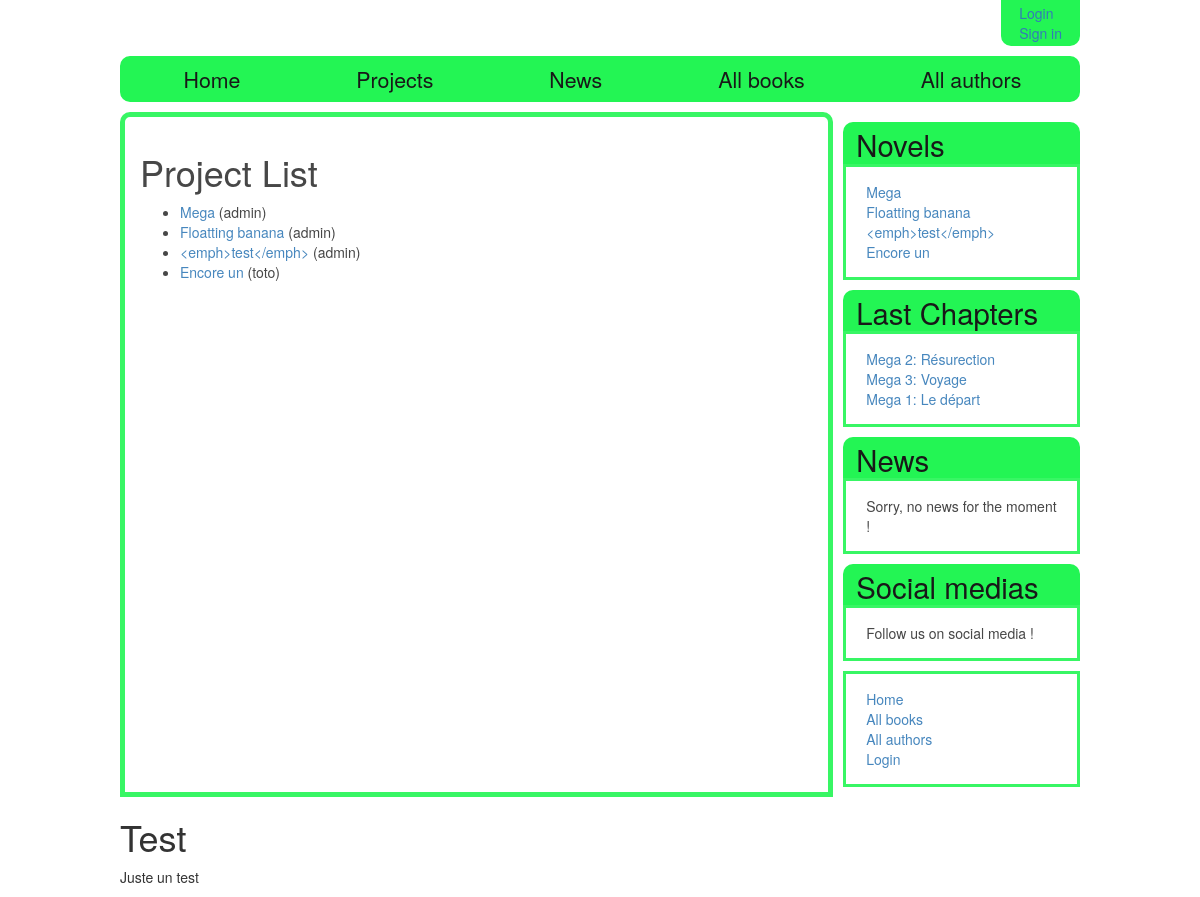
The page /charasite/projects/ on the database as committed earlier.
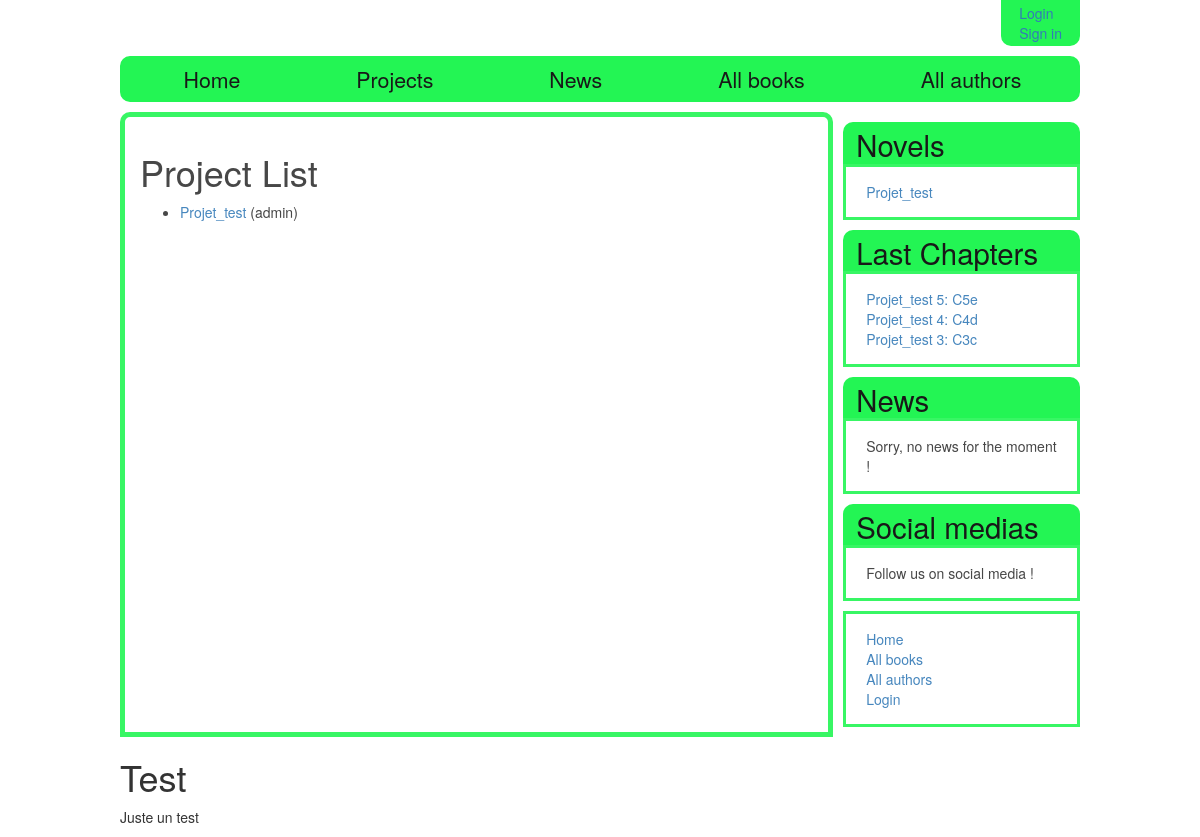
The same page on the database as committed later.
### charasite/models.py (models this page shows, shortened)
class Project(models.Model):
    name = models.CharField(max_length=200, help_text="Enter the name of your team")
    date_start = models.DateTimeField(auto_now_add = True)
    description = models.TextField(max_length=1000, null = True, blank = True, help_text="Enter a brief description of the project")
    is_public = models.BooleanField(help_text='Do you want the project to be referenced ?')
    owner = models.ForeignKey(User, on_delete=models.CASCADE)
    genre = models.ManyToManyField(Genre, help_text="Select a genre for this book")
    is_published = models.BooleanField(blank = True)
    def get_absolute_url(self):
        return reverse('project_detail', args=[str(self.id)])

class Chapter(models.Model):
    project = models.ForeignKey('Project', on_delete = models.CASCADE)
    repository = models.ForeignKey('Repository', on_delete = models.CASCADE)
    number = models.IntegerField(help_text = 'Number of the chapter')
    title = models.CharField(max_length=200, help_text="Enter the title of this chapter")
    prevChapter = models.ForeignKey('Chapter', null = True, blank = True, on_delete = models.SET_NULL, help_text="The previous chapter")
    summary = models.TextField(max_length=1000, null = True, blank = True, help_text="Enter a brief summary for this chapter")
    content = models.TextField(max_length=200000, null = True, blank = True, help_text="Your chapter")
    date_of_creation = models.DateTimeField(auto_now_add = True)
    date_of_last_edit = models.DateTimeField(auto_now = True)
    is_published = models.BooleanField(blank=True, default=False)
    def get_absolute_url(self):
        return reverse('chapter_detail', args=[str(self.id)])
    class Meta:
        ordering =['number']

### charasite/views.py (the view)
class ProjectListView(generic.ListView):
    model = Project
    paginate_by = 10
    def get_queryset(self):
        return Project.objects.filter(is_published=True)

### charasite/context_processors.py (called while the page is built)
def listproj_context_processor(request):
    return {
        'listproj': Project.objects.filter(is_published=True),
    }

def listnewchapter_context_processor(request):
    return {
        'listnewchap': Chapter.objects.filter(is_published=True).order_by('-date_of_last_edit')[:3],
    }

def listnewarticle_context_processor(request):
    return {
        'listnewarticle': Article.objects.filter(is_published=True).order_by('-date_of_last_edit')[:3],
    }

### charasite/templates/charasite/project_list.html
{% extends "basic_generic_readingspacev2.html" %}
{% block content %}
    <h1>Project List</h1>
    {% if project_list %}
    <ul>
      {% for project in project_list %}
      <li>
        <a href="{{ project.get_absolute_url }}">{{ project.name }}</a> ({{project.owner}})
      </li>
      {% endfor %}
    </ul>
    {% else %}
      <p>There are no project available.</p>
    {% endif %}
{% endblock %}

### charasite/templates/basic_generic_readingspacev2.html (shortened to what this page needs)
<!DOCTYPE html>
<html lang="en">
<head>
  <link rel="stylesheet" href="https://maxcdn.bootstrapcdn.com/bootstrap/3.3.7/css/bootstrap.min.css">
  {% load static %}
  <link rel="stylesheet" href="{% static 'css/styles.css' %}">
</head>
<body>
  <div class="entire_page">
  <header>
	<section class = "userid">
	  <ul>
	  {% if user.is_authenticated %}
        <li>User: {{ user.get_username }}</li>
	    <li><a href="{% url 'logout'%}?next={{request.path}}">Logout</a></li>
	  {% else %}
	    <li><a href="{% url 'login'%}?next={{request.path}}">Login</a></li>
		<li><a href="#">Sign in</a></li>
	  {% endif %}
	</section>
  </header>
  <nav>
	{% block navigation%}
    <ul>
	  <li><a href="{% url 'index' %}">Home</a></li>
	  <li><a href="{% url 'projects' %}">Projects</a></li>
	  <li><a href="{% url 'articles' %}">News</a></li>
	  <li><a href="{% url 'books' %}">All books</a></li>
	  <li><a href="">All authors</a></li>
	</ul>
	{% endblock%}
  </nav>
  <div class="main_page">
      <div class="content_block">
        {% block content %}{% endblock %}
      </div>
	  <div class="sidebar_objects">
        {% block sidebar %}
		<div class="sidebar_list_project">
		  {% block side_list_chapter %}
		    <h1><a href="{% url 'projects' %}">Novels</a></h1>
			<ul>
			{% for project in listproj %}
			  <li><a href="{{ project.get_absolute_url }}">{{ project.name }}</a></li>
			{% empty %}
			  <li>Sorry, no novels available in your country</li>
			{% endfor %}
			</ul>
		  {% endblock %}
		</div>
		<div class="sidebar_list_new_chapter">
		  {% block side_list_new_chapter %}
			<h1>Last Chapters</h1>
			<ul>
			  {% for chapter in listnewchap %}
			    <li><a href="{{ chapter.get_absolute_url }}">{{ chapter.project.name }} {{ chapter.number }}: {{ chapter.title }}</a></li>
			  {% empty %}
			    <li>Sorry, no new chapters available in your country</li>
			  {% endfor %}
			</ul>
		  {% endblock %}
		</div>
		<div class="sidebar_list_new_article">
		  {% block side_list_new_article %}
			<h1><a href="{% url 'articles' %}">News</a></h1>
			<ul>
			  {% for article in listnewarticle %}
			    <li><a href="{{ article.get_absolute_url }}">{{ article.title }}</a></li>
			  {% empty %}
			    <li>Sorry, no news for the moment !</li>
			  {% endfor %}
			</ul>
		  {% endblock %}
		</div>
		<div class="social_media">
		  <h1>Social medias</h1>
		  <p>Follow us on social media !</p>
		</div>
		<div class="sidebar_nav_bar">
			<ul class="sidebar-nav">
			  <li><a href="{% url 'index' %}">Home</a></li>
			  <li><a href="{% url 'books' %}">All books</a></li>
			  <li><a href="#">All authors</a></li>
			  {% if user.is_authenticated %}
				<li>User: {{ user.get_username }}</li>
				<li><a href="{% url 'my_borrowed' %}">My Borrowed</a></li>
				<li><a href="{% url 'logout'%}?next={{request.path}}">Logout</a></li>
			  {% else %}
				 <li><a href="{% url 'login'%}?next={{request.path}}">Login</a></li>
			  {% endif %}
			</ul>
		</div>
      {% endblock %}
      </div>
  </div>
  <footer>
    <div class="test_footer">
	  <h1>Test</h1>
	  <p>Juste un test</p>
	</div>
  </footer>
  </div>
</body>
</html>

### charasite/static/css/styles.css (style rules this page uses)
header { display: flex; justify-content: flex-end; margin-bottom: 10px; }
header ul { list-style-type: none; border: 3px #23F554 solid; border-radius: 0px 0px 10px 10px; background-color: #23F554; padding:0px; margin: 0px; display: flex; justify-content: flex-end; flex-direction: column; }
header li { margin-right: 15px; margin-left: 15px; }
nav ul { list-style-type: none; display: flex; }
nav li { margin-right: 15px; }
body { background: url('image/galaxy.png'); background-attachment: fixed; }
.sidebar_objects h1 { border: 3px #23F554 solid; border-bottom: 0px; border-radius: 10px 10px 0px 0px; margin-top: 10px; margin-bottom: 0px; padding: 3px; padding-left: 10px; padding-right: 10px; color: #181818; background-color: #23F554; font-size: 22pt; }
.sidebar_objects ul, .sidebar_objects p { list-style-type: none; border: 3px #23F554 solid; margin-bottom: 10px; padding: 15px; padding-left: 20px; background-color: #FFFFFF; opacity: 0.9; }
.entire_page { width: 80%; min-width: 500px; margin: auto; }
.main_page { margin: auto; display: flex; justify-content: space-between; }
.content_block { width: 75%; border: 5px #23F554 solid; padding: 15px; border-radius: 10px 10px 0px 0px; background-color: #FFFFFF; opacity: 0.9; margin-right: 10px; }
nav { border: 3px #23F554 solid; border-radius: 10px 10px 10px 10px; margin-bottom: 10px; font-size: 16pt; background-color: #23F554; }
nav li { padding: 5px; padding-left: 10px; margin: 0; }
nav ul { padding: 0; margin: 0; display: flex; justify-content: space-around; }
nav a, h1 a { color: #181818; }

Rows that differ between the two databases and show on the page:
removed Project: name "Mega", owner "admin"
removed Project: name "Floatting banana", owner "admin"
removed Project: name "<emph>test</emph>", owner "admin"
removed Project: name "Encore un", owner "toto"
removed Chapter: project.name "Mega", number "2", title "Résurection"
removed Chapter: project.name "Mega", number "3", title "Voyage"
removed Chapter: project.name "Mega", number "1", title "Le départ"
added Project: name "Projet_test", owner "admin"
added Chapter: project.name "Projet_test", number "5", title "C5e"
added Chapter: project.name "Projet_test", number "4", title "C4d"
added Chapter: project.name "Projet_test", number "3", title "C3c"
